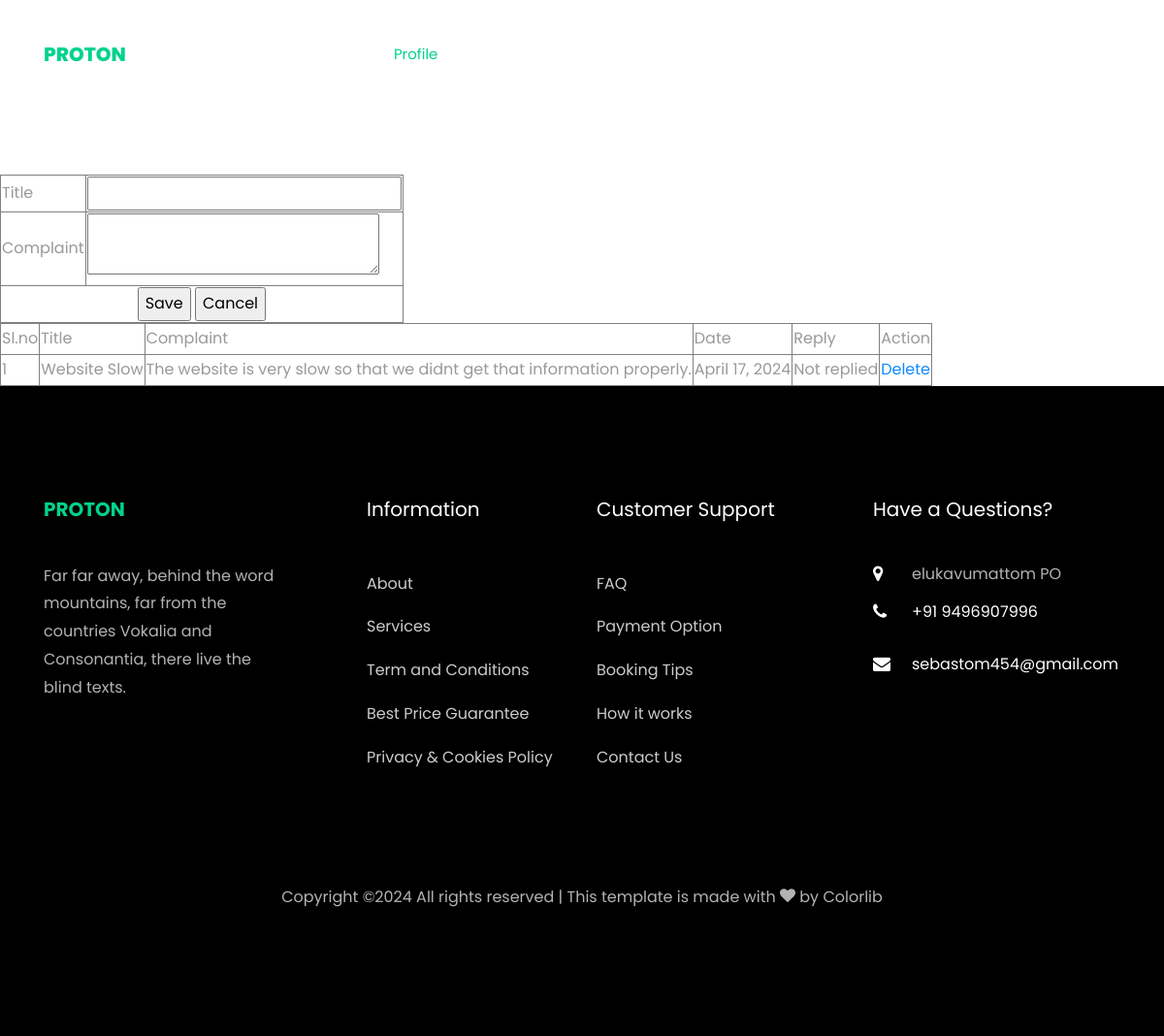
Screenshot of /User/Complaint/ (signed in) with the database file from the repository.
### User/models.py (models this page shows)
class tbl_complaint(models.Model):
    user=models.ForeignKey(tbl_user,on_delete=models.CASCADE)
    complaint_status=models.CharField(default=0,max_length=10)
    complaint_title=models.CharField(max_length=100)
    complaint_content=models.CharField(max_length=300)
    complaint_reply=models.CharField(default='Not replied',max_length=100)
    complaint_date=models.DateField(auto_now_add=True)

### User/views.py (the view)
# urls.py: path("Complaint/",views.Complaint,name="Complaint"),
def Complaint(request):
    customerdata=tbl_user.objects.get(id=request.session["uid"])
    Complaint=tbl_complaint.objects.filter(user=customerdata)
    if request.method=="POST":
       tbl_complaint.objects.create(user=customerdata,
                                    complaint_title=request.POST.get("txttit"),
                                    complaint_content=request.POST.get("txtcomplaint"))
       return redirect("webuser:Complaint")
    else:
        return render(request,"User/Complaint.html",{'complaint':Complaint})

### User/Templates/User/Complaint.html (shortened to what this page needs)
{% extends 'User/Header.html' %}
{% block content %}
{% load static %}
<!DOCTYPE html>
<html lang="en">
<head>
</head>
<body>
    <form method="post">
      <table border="1">
          <tr>
           <td>Title</td>
           <td><input type="text" name="txttit"></td>
          </tr>
          <tr>
            <td>Complaint</td>
            <td><textarea name="txtcomplaint"></textarea></td>
           </tr>
          <tr>
             <td colspan="2" align="center">
                 <input type="submit" name="Save" value="Save">
                 <input type="reset"  name="Cancel"  value="Cancel">
             </td>
          </tr>
      </table>
      </form>
      <form method="post">
        <table border="1">
            <tr>
                <td>Sl.no</td>
                <td>Title</td>
                <td>Complaint</td>
                <td>Date</td>
                <td>Reply</td>
                <td>Action</td>
            </tr>
            {% for i in complaint %}
            <tr>
                <td>{{forloop.counter}}</td>
                <td>{{i.complaint_title}}</td>
                <td>{{i.complaint_content}}</td>
                <td>{{i.complaint_date}}</td>
                <td>{{i.complaint_reply}}</td>
                <td><a href="{% url 'webuser:Delcomplaint' i.id %}">Delete</a></td>
            </tr>
            {% endfor %}
       </table>
       </form>
</body>
</html>
{% endblock content %}

### rows the page displays
tbl_complaint: complaint_title "Website Slow", complaint_content "The website is very slow so that we didnt get that information properly.", complaint_date "April 17, 2024", complaint_reply "Not replied"
